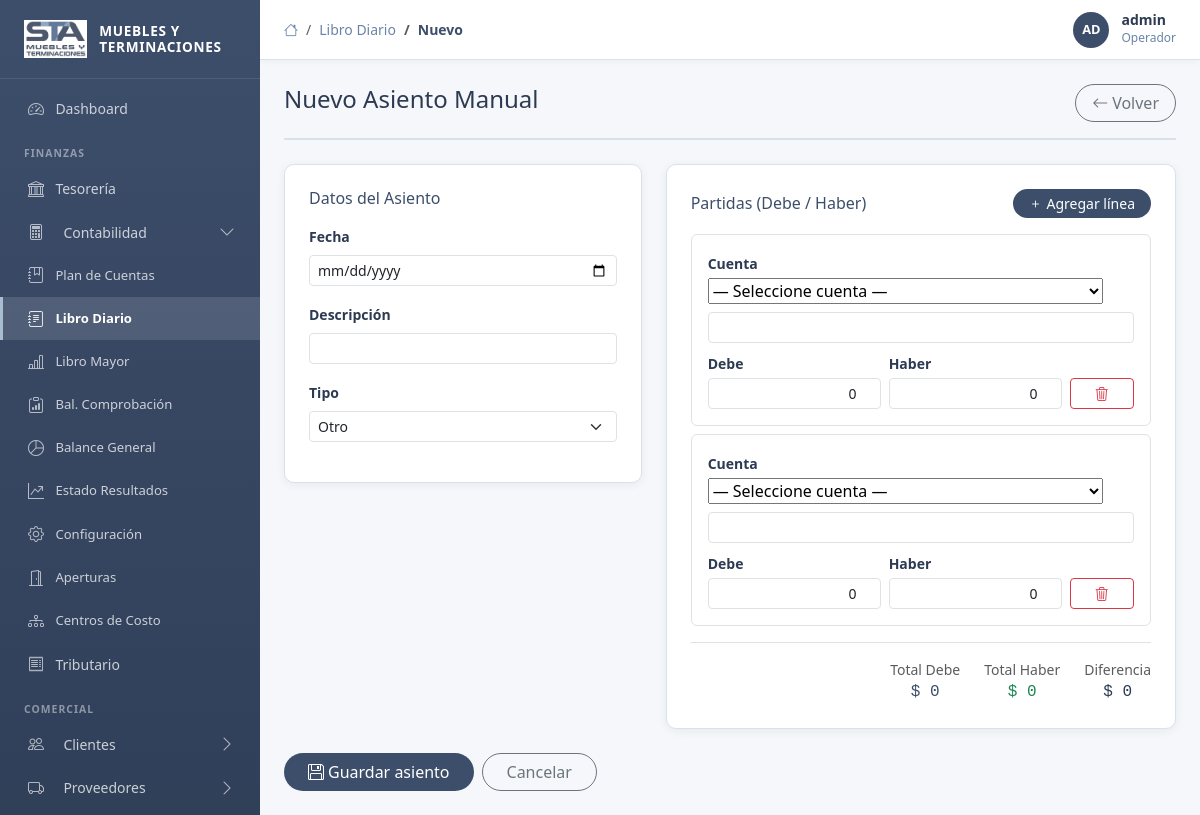
/gestion/contabilidad/diario/crear/ (signed in), run on the app's committed database.
### apps/accounts/models.py (models this page shows, shortened)
class CustomUser(AbstractUser):
    ROL_CHOICES = [
        ('admin', 'Administrador'),
        ('gerente', 'Gerente'),
        ('contador', 'Contador'),
        ('rrhh', 'Recursos Humanos'),
        ('tesorero', 'Tesorero'),
        ('vendedor', 'Vendedor'),
        ('operador', 'Operador'),
        ('solo_lectura', 'Solo Lectura'),
    ]
    rol = models.CharField(max_length=20, choices=ROL_CHOICES, default='operador', verbose_name='Rol')
    cargo = models.CharField(max_length=100, blank=True, verbose_name='Cargo')
    telefono = models.CharField(max_length=20, blank=True, verbose_name='Teléfono')
    avatar = models.ImageField(upload_to='avatars/', null=True, blank=True, verbose_name='Avatar')
    class Meta:
        verbose_name = 'Usuario'
        verbose_name_plural = 'Usuarios'
    @property
    def nombre_display(self):
        return self.get_full_name() or self.username

### apps/contabilidad/views.py (the view, shortened to what this page needs)
# urls.py: path('diario/crear/', views.AsientoCreateView.as_view(), name='asiento_create'),
class AsientoCreateView(GestionMixin, View):
    template_name = 'admin/contabilidad/asiento_form.html'
    def _forms(self, data=None):
        from django import forms
        from django.forms import inlineformset_factory
        class AsientoForm(forms.ModelForm):
            class Meta:
                model = AsientoContable
                fields = ['fecha', 'descripcion', 'tipo']
                widgets = {
                    'fecha': forms.DateInput(attrs={'type': 'date', 'class': 'form-control form-control-sm'}),
                    'descripcion': forms.TextInput(attrs={'class': 'form-control form-control-sm'}),
                    'tipo': forms.Select(attrs={'class': 'form-select form-select-sm'}),
                }
        class LineaForm(forms.ModelForm):
            class Meta:
                model = LineaAsiento
                fields = ['cuenta', 'descripcion', 'debe', 'haber']
                widgets = {
                    'cuenta': forms.Select(attrs={'class': 'form-select form-select-sm cuenta-select'}),
                    'descripcion': forms.TextInput(attrs={'class': 'form-control form-control-sm'}),
                    'debe': forms.NumberInput(attrs={'class': 'form-control form-control-sm text-end', 'step': '0.01', 'min': '0'}),
                    'haber': forms.NumberInput(attrs={'class': 'form-control form-control-sm text-end', 'step': '0.01', 'min': '0'}),
                }
        LineaFormSet = inlineformset_factory(AsientoContable, LineaAsiento, form=LineaForm, extra=0, can_delete=True, min_num=2)
        form = AsientoForm(data)
        formset = LineaFormSet(data)
        return form, formset
    def get(self, request):
        from django.shortcuts import render
        form, formset = self._forms()
        cuentas = PlanCuentas.objects.filter(activa=True, acepta_movimientos=True).order_by('codigo')
        return render(request, self.template_name, {
            'form': form, 'formset': formset, 'cuentas': cuentas,
            'titulo': 'Nuevo Asiento Manual',
        })

### templates/admin/contabilidad/asiento_form.html (shortened to what this page needs)
{% extends 'base_admin.html' %}
{% block breadcrumb %}
  <li class="breadcrumb-item"><a href="{% url 'contabilidad:diario_list' %}">Libro Diario</a></li>
  <li class="breadcrumb-item active">{% if asiento %}{{ asiento.numero }}{% else %}Nuevo{% endif %}</li>
{% endblock %}
{% block extra_css %}
<link href="https://cdn.jsdelivr.net/npm/tom-select@2.3.1/dist/css/tom-select.bootstrap5.min.css" rel="stylesheet">
{% endblock %}
{% block content %}
<div class="page-header">
  <h4 class="page-title">{{ titulo }}</h4>
  <a href="{% url 'contabilidad:diario_list' %}" class="btn btn-outline-secondary rounded-pill px-3">
    <i class="bi bi-arrow-left me-1"></i>Volver
  </a>
</div>
<form method="post" id="asientoForm">
  <div class="row g-4">
    <div class="col-lg-5">
      <div class="card-sta p-4">
        <h6 class="fw-700 text-sta mb-3">Datos del Asiento</h6>
        {% for field in form %}
        <div class="mb-3">
          <label class="form-label small fw-600">{{ field.label }}</label>
          {{ field }}
        </div>
        {% endfor %}
      </div>
    </div>
    <div class="col-lg-7">
      <div class="card-sta p-4">
        <div class="d-flex justify-content-between align-items-center mb-3">
          <h6 class="fw-700 text-sta mb-0">Partidas (Debe / Haber)</h6>
          <button type="button" class="btn btn-sta btn-sm rounded-pill px-3" id="btnAddLinea">
            <i class="bi bi-plus me-1"></i>Agregar línea
          </button>
        </div>
        <div id="lineas-container">
          {% for lform in formset %}
          <div class="linea-row border rounded p-3 mb-2">
            <div class="row g-2">
              <div class="col-12">
                <label class="form-label small mb-1">Cuenta</label>
                <select name="{{ lform.cuenta.html_name }}" class="cuenta-select" id="{{ lform.cuenta.id_for_label }}">
                  <option value="">— Seleccione cuenta —</option>
                </select>
              </div>
              <div class="col-12">
                {{ lform.descripcion }}
              </div>
              <div class="col-5">
                <label class="form-label small mb-1">Debe</label>
                {{ lform.debe }}
              </div>
              <div class="col-5">
                <label class="form-label small mb-1">Haber</label>
                {{ lform.haber }}
              </div>
              <div class="col-2 d-flex align-items-end">
                {% if lform.DELETE %}
                  <label class="btn btn-outline-danger btn-sm w-100" title="Eliminar">
                    <i class="bi bi-trash3"></i>
                  </label>
                {% endif %}
              </div>
            </div>
          </div>
          {% endfor %}
        </div>
        <div class="d-flex justify-content-end gap-4 mt-3 pt-3 border-top">
          <div class="text-center">
            <div class="text-muted small">Total Debe</div>
            <div class="fw-700 font-monospace text-primary" id="totalDebe">$ 0</div>
          </div>
          <div class="text-center">
            <div class="text-muted small">Total Haber</div>
            <div class="fw-700 font-monospace text-success" id="totalHaber">$ 0</div>
          </div>
          <div class="text-center">
            <div class="text-muted small">Diferencia</div>
            <div class="fw-700 font-monospace" id="totalDif">$ 0</div>
          </div>
        </div>
      </div>
    </div>
  </div>
  <div class="mt-4 d-flex gap-2">
    <button type="submit" class="btn btn-sta rounded-pill px-4">
      <i class="bi bi-floppy me-1"></i>Guardar asiento
    </button>
    <a href="{% url 'contabilidad:diario_list' %}" class="btn btn-outline-secondary rounded-pill px-4">Cancelar</a>
  </div>
</form>
{% endblock %}

### templates/base_admin.html (shortened to what this page needs)
{% load static %}
<!DOCTYPE html>
<html lang="es">
<head>
  <link href="https://cdn.jsdelivr.net/npm/bootstrap@5.3.3/dist/css/bootstrap.min.css" rel="stylesheet">
  <link href="https://cdn.jsdelivr.net/npm/bootstrap-icons@1.11.3/font/bootstrap-icons.min.css" rel="stylesheet">
  <link rel="stylesheet" href="{% static 'css/main.css' %}">
  <link rel="stylesheet" href="{% static 'css/admin.css' %}">
  {% block extra_css %}{% endblock %}
</head>
<body>
<div class="admin-wrapper">
  <aside class="admin-sidebar" id="adminSidebar">
    <div class="sidebar-brand">
      {% if logo_exists %}
        <img src="{% static 'img/logo.png' %}" alt="STA">
      {% else %}
        <div style="width:38px;height:38px;background:rgba(255,255,255,0.15);border-radius:8px;display:flex;align-items:center;justify-content:center;font-weight:800;font-size:1rem;color:white;">STA</div>
      {% endif %}
      <span>Muebles y<br>Terminaciones</span>
    </div>
    <nav class="flex-grow-1 py-2 overflow-auto">
      <a href="{% url 'dashboard:index' %}" class="nav-link {% if request.resolver_match.namespace == 'dashboard' %}active{% endif %}">
        <i class="bi bi-speedometer2"></i> Dashboard
      </a>
      <div class="nav-section-title">Finanzas</div>
      <a href="{% url 'tesoreria:resumen' %}" class="nav-link {% if request.resolver_match.namespace == 'tesoreria' %}active{% endif %}">
        <i class="bi bi-bank"></i> Tesorería
      </a>
      <a class="nav-link nav-group-toggle d-flex align-items-center {% if request.resolver_match.namespace != 'contabilidad' %}collapsed{% endif %}"
         data-bs-toggle="collapse" href="#nav-contabilidad" role="button"
         aria-expanded="{% if request.resolver_match.namespace == 'contabilidad' %}true{% else %}false{% endif %}">
        <i class="bi bi-calculator me-2"></i><span>Contabilidad</span>
        <i class="bi bi-chevron-down nav-chevron ms-auto"></i>
      </a>
      <div class="collapse {% if request.resolver_match.namespace == 'contabilidad' %}show{% endif %}" id="nav-contabilidad">
        <a href="{% url 'contabilidad:plan_list' %}" class="nav-link ps-4 {% if request.resolver_match.url_name == 'plan_list' %}active{% endif %}" style="font-size:.82rem;">
          <i class="bi bi-journal-bookmark"></i> Plan de Cuentas
        </a>
        <a href="{% url 'contabilidad:diario_list' %}" class="nav-link ps-4 {% if request.resolver_match.url_name == 'diario_list' or request.resolver_match.url_name == 'asiento_detail' or request.resolver_match.url_name == 'asiento_create' or request.resolver_match.url_name == 'asiento_update' %}active{% endif %}" style="font-size:.82rem;">
          <i class="bi bi-journal-text"></i> Libro Diario
        </a>
        <a href="{% url 'contabilidad:libro_mayor' %}" class="nav-link ps-4 {% if request.resolver_match.url_name == 'libro_mayor' %}active{% endif %}" style="font-size:.82rem;">
          <i class="bi bi-bar-chart-line"></i> Libro Mayor
        </a>
        <a href="{% url 'contabilidad:balance_comprobacion' %}" class="nav-link ps-4 {% if request.resolver_match.url_name == 'balance_comprobacion' %}active{% endif %}" style="font-size:.82rem;">
          <i class="bi bi-clipboard-data"></i> Bal. Comprobación
        </a>
        <a href="{% url 'contabilidad:balance_general' %}" class="nav-link ps-4 {% if request.resolver_match.url_name == 'balance_general' %}active{% endif %}" style="font-size:.82rem;">
          <i class="bi bi-pie-chart"></i> Balance General
        </a>
        <a href="{% url 'contabilidad:estado_resultados' %}" class="nav-link ps-4 {% if request.resolver_match.url_name == 'estado_resultados' %}active{% endif %}" style="font-size:.82rem;">
          <i class="bi bi-graph-up-arrow"></i> Estado Resultados
        </a>
        <a href="{% url 'contabilidad:configuracion' %}" class="nav-link ps-4 {% if request.resolver_match.url_name == 'configuracion' %}active{% endif %}" style="font-size:.82rem;">
          <i class="bi bi-gear"></i> Configuración
        </a>
        <a href="{% url 'contabilidad:apertura' %}" class="nav-link ps-4 {% if request.resolver_match.url_name == 'apertura' %}active{% endif %}" style="font-size:.82rem;">
          <i class="bi bi-door-open"></i> Aperturas
        </a>
        <a href="{% url 'contabilidad:centro_list' %}" class="nav-link ps-4 {% if 'centro' in request.resolver_match.url_name %}active{% endif %}" style="font-size:.82rem;">
          <i class="bi bi-diagram-3"></i> Centros de Costo
        </a>
      </div>
      <a href="{% url 'tributario:resumen' %}" class="nav-link {% if request.resolver_match.namespace == 'tributario' %}active{% endif %}">
        <i class="bi bi-receipt"></i> Tributario
      </a>
      <div class="nav-section-title">Comercial</div>
      <a class="nav-link nav-group-toggle d-flex align-items-center {% if request.resolver_match.namespace != 'clientes' %}collapsed{% endif %}"
         data-bs-toggle="collapse" href="#nav-clientes" role="button"
         aria-expanded="{% if request.resolver_match.namespace == 'clientes' %}true{% else %}false{% endif %}">
        <i class="bi bi-people me-2"></i><span>Clientes</span>
        <i class="bi bi-chevron-down nav-chevron ms-auto"></i>
      </a>
      <a class="nav-link nav-group-toggle d-flex align-items-center {% if request.resolver_match.namespace != 'proveedores' %}collapsed{% endif %}"
         data-bs-toggle="collapse" href="#nav-proveedores" role="button"
         aria-expanded="{% if request.resolver_match.namespace == 'proveedores' %}true{% else %}false{% endif %}">
        <i class="bi bi-truck me-2"></i><span>Proveedores</span>
        <i class="bi bi-chevron-down nav-chevron ms-auto"></i>
      </a>
      <div class="nav-section-title">Operaciones</div>
    </nav>
  </aside>
  <div class="admin-content">
    <header class="admin-topbar">
      <div class="d-flex align-items-center gap-3">
        <nav aria-label="breadcrumb">
          <ol class="breadcrumb mb-0">
            <li class="breadcrumb-item"><a href="{% url 'dashboard:index' %}"><i class="bi bi-house"></i></a></li>
            {% block breadcrumb %}{% endblock %}
          </ol>
        </nav>
      </div>
      <div class="topbar-user">
        {% if user.is_authenticated %}
          <div class="avatar">{{ user.nombre_display|slice:":2"|upper }}</div>
          <div class="d-none d-md-block">
            <div class="fw-600" style="line-height:1.2;">{{ user.nombre_display }}</div>
            <div style="font-size:.75rem;color:var(--sta-steel);">{{ user.get_rol_display }}</div>
          </div>
        {% endif %}
      </div>
    </header>
    <main class="admin-main">
      {% block content %}{% endblock %}
    </main>
  </div>
</div>
</body>
</html>

### data on the page
CustomUser: nombre_display "AD", nombre_display "admin", rol "Operador"

### other printed values
{{ titulo }} "Nuevo Asiento Manual"
{{ field.label }} "Fecha" "Descripción" "Tipo"
